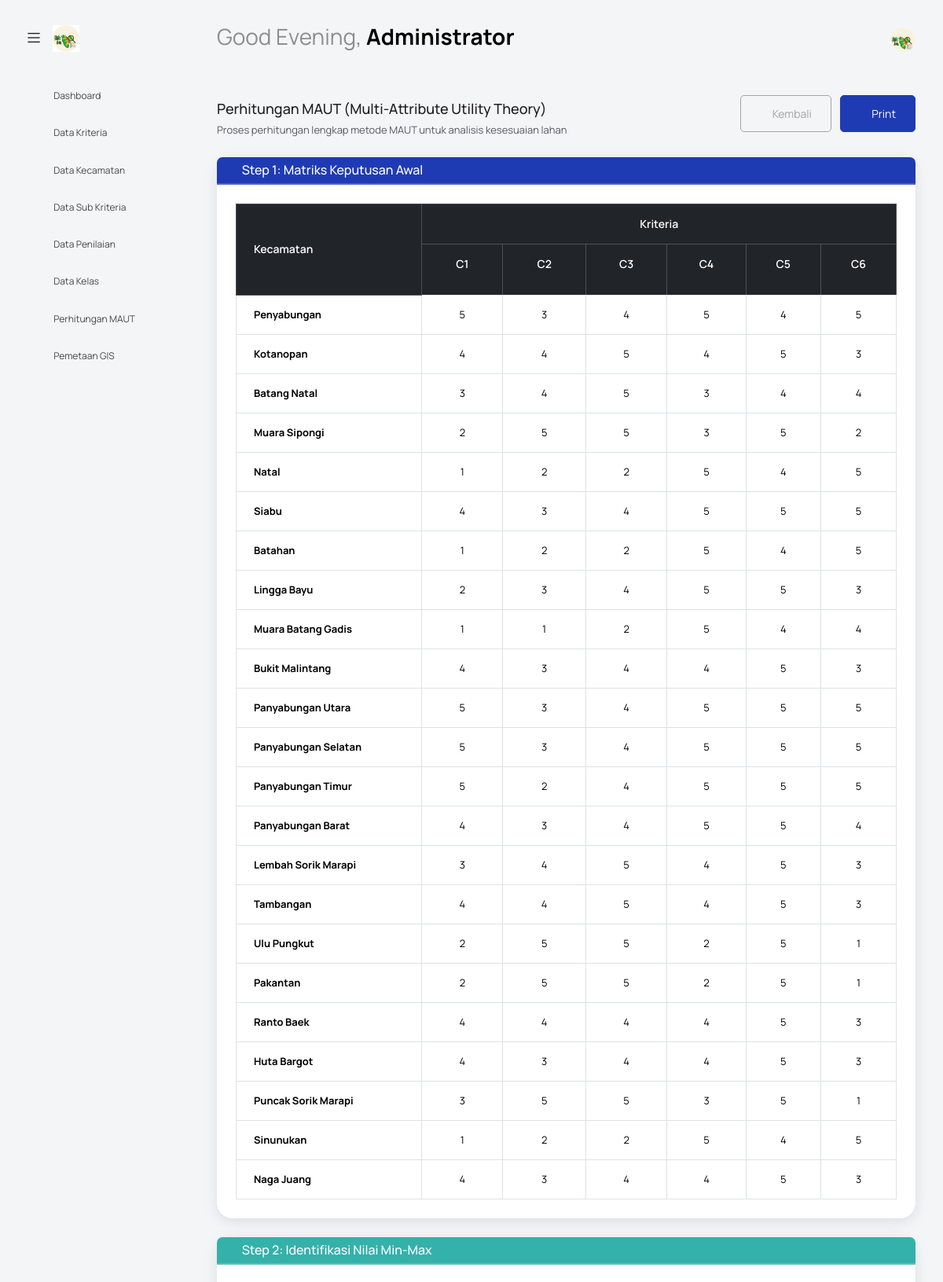
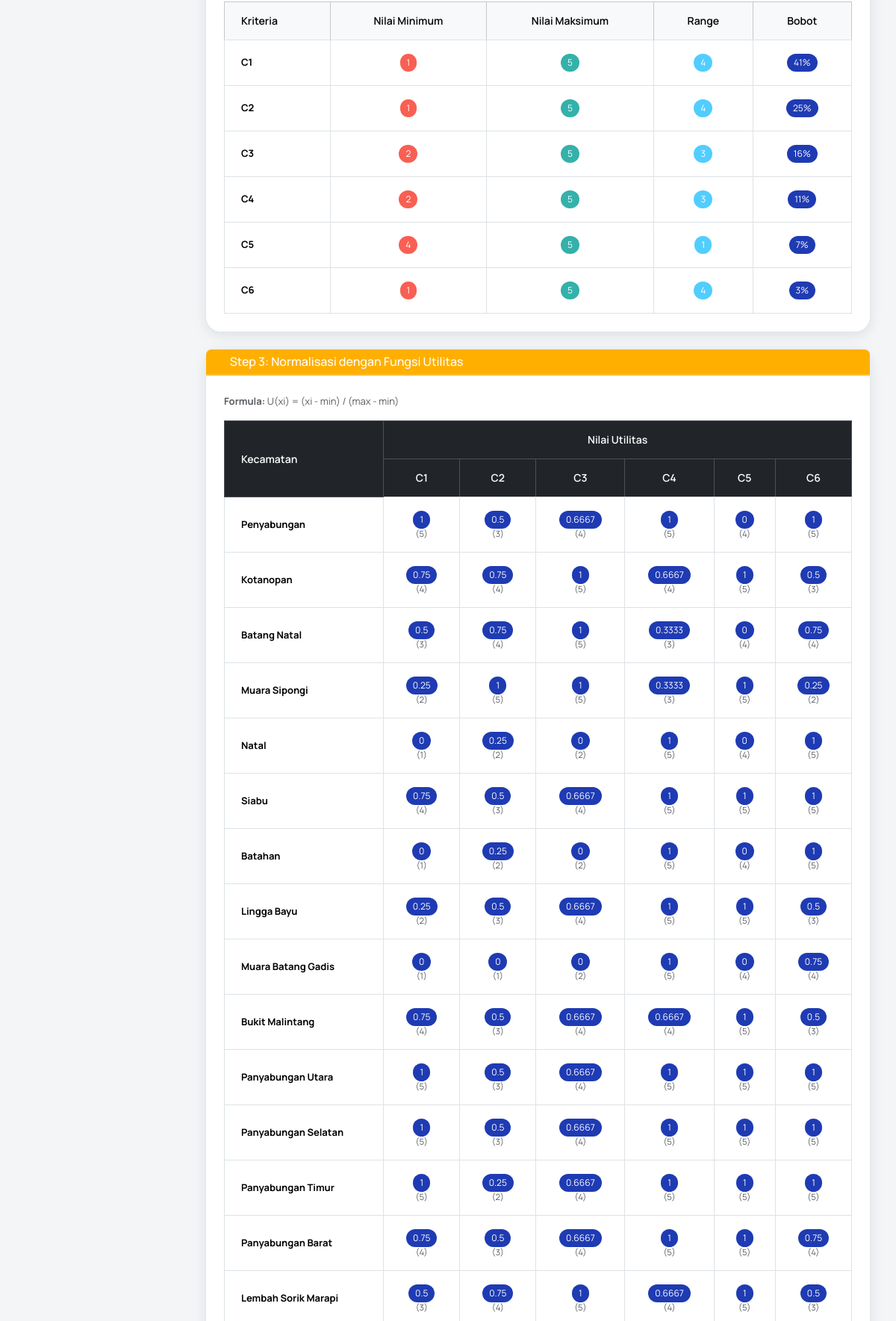
Page /index.php?controller=MAUT&action=perhitungan (signed in, upper part) on the committed database (2 pictures, top to bottom).
### tables this page shows
CREATE TABLE `kriteria` (
  `id_kriteria` int NOT NULL,
  `nama_kriteria` varchar(100) NOT NULL,
  `bobot` float NOT NULL,
  `keterangan` varchar(255) DEFAULT NULL
);

CREATE TABLE `nilai_kriteria` (
  `id_nilai` int NOT NULL,
  `id_kecamatan` int NOT NULL,
  `id_kriteria` int NOT NULL,
  `nilai` float NOT NULL
);

CREATE TABLE `kecamatan` (
  `id_kecamatan` int NOT NULL,
  `nama_kecamatan` varchar(100) NOT NULL,
  `luas` float DEFAULT NULL COMMENT 'Luas area dalam km2',
  `keterangan` text
);

### controllers/MAUTController.php (called while the page is built, shortened)
<?php
require_once MODEL_PATH . 'MAUTModel.php';
class MAUTController
{
    private $model;
    public function __construct($koneksi)
    {
        $this->model = new MAUTModel($koneksi);
    }
    public function perhitungan()
    {
        $data = [
            'kriteria' => $this->model->getKriteriaData(),
            'matrix' => $this->model->getMatrixData(),
            'minMax' => $this->model->calculateMinMaxValues(),
            'utility' => $this->model->calculateUtilityValues(),
            'scores' => $this->model->calculateMAUTScore()
        ];
        include VIEW_PATH . 'maut/perhitungan.php';
    }
}

### models/MAUTModel.php (called while the page is built, shortened)
<?php
class MAUTModel
{
    private $db;
    public function __construct($koneksi)
    {
        $this->db = $koneksi;
    }
    public function getKriteriaData()
    {
        $query = "SELECT * FROM kriteria ORDER BY id_kriteria";
        return $this->db->query($query)->fetch_all(MYSQLI_ASSOC);
    }
    public function getNilaiKriteriaData()
    {
        $query = "SELECT
                    nk.id_kecamatan,
                    kc.nama_kecamatan,
                    nk.id_kriteria,
                    kr.nama_kriteria,
                    kr.bobot,
                    nk.nilai
                  FROM nilai_kriteria nk
                  JOIN kecamatan kc ON nk.id_kecamatan = kc.id_kecamatan
                  JOIN kriteria kr ON nk.id_kriteria = kr.id_kriteria
                  ORDER BY nk.id_kecamatan, nk.id_kriteria";
        return $this->db->query($query)->fetch_all(MYSQLI_ASSOC);
    }
    public function getMatrixData()
    {
        $data = $this->getNilaiKriteriaData();
        $matrix = [];
        foreach ($data as $row) {
            $matrix[$row['id_kecamatan']][$row['id_kriteria']] = [
                'nama_kecamatan' => $row['nama_kecamatan'],
                'nama_kriteria' => $row['nama_kriteria'],
                'bobot' => $row['bobot'],
                'nilai' => $row['nilai']
            ];
        }
        return $matrix;
    }
    public function calculateMinMaxValues()
    {
        $kriteria = $this->getKriteriaData();
        $minMax = [];
        foreach ($kriteria as $k) {
            $query = "SELECT
                        MIN(nilai) as min_nilai,
                        MAX(nilai) as max_nilai
                      FROM nilai_kriteria
                      WHERE id_kriteria = ?";
            $stmt = $this->db->prepare($query);
            $stmt->bind_param("i", $k['id_kriteria']);
            $stmt->execute();
            $result = $stmt->get_result()->fetch_assoc();
            $minMax[$k['id_kriteria']] = [
                'min' => $result['min_nilai'],
                'max' => $result['max_nilai'],
                'nama_kriteria' => $k['nama_kriteria'],
                'bobot' => $k['bobot']
            ];
        }
        return $minMax;
    }
    public function calculateUtilityValues()
    {
        $matrix = $this->getMatrixData();
        $minMax = $this->calculateMinMaxValues();
        $utility = [];
        foreach ($matrix as $id_kecamatan => $kecamatan_data) {
            foreach ($kecamatan_data as $id_kriteria => $kriteria_data) {
                $nilai = $kriteria_data['nilai'];
                $min = $minMax[$id_kriteria]['min'];
                $max = $minMax[$id_kriteria]['max'];
                if ($max == $min) {
                    $utilitas = 1;
                } else {
                    $utilitas = ($nilai - $min) / ($max - $min);
                }
                $utility[$id_kecamatan][$id_kriteria] = [
                    'nama_kecamatan' => $kriteria_data['nama_kecamatan'],
                    'nama_kriteria' => $kriteria_data['nama_kriteria'],
                    'nilai_asli' => $nilai,
                    'nilai_utilitas' => round($utilitas, 4),
                    'bobot' => $kriteria_data['bobot'],
                    'nilai_terbobot' => round($utilitas * $kriteria_data['bobot'], 4)
                ];
            }
        }
        return $utility;
    }
    public function calculateMAUTScore()
    {
        $utility = $this->calculateUtilityValues();
        $scores = [];
        foreach ($utility as $id_kecamatan => $kecamatan_data) {
            $total_score = 0;
            $nama_kecamatan = '';
            foreach ($kecamatan_data as $kriteria_data) {
                $total_score += $kriteria_data['nilai_terbobot'];
                $nama_kecamatan = $kriteria_data['nama_kecamatan'];
            }
            $scores[$id_kecamatan] = [
                'nama_kecamatan' => $nama_kecamatan,
                'total_score' => round($total_score, 4),
                'detail' => $kecamatan_data
            ];
        }
        uasort($scores, function($a, $b) {
            return $b['total_score'] <=> $a['total_score'];
        });
        return $scores;
    }
}

### views/maut/perhitungan.php (the view, shortened to what this page needs)
<?php include('template/header.php'); ?>
<body class="with-welcome-text">
  <div class="container-scroller">
    <?php include 'template/navbar.php'; ?>
    <div class="container-fluid page-body-wrapper">
      <?php include 'template/sidebar.php'; ?>
      <div class="main-panel">
        <div class="content-wrapper">
          <div class="row mb-3">
            <div class="col-md-8">
              <h4 class="mt-2">Perhitungan MAUT (Multi-Attribute Utility Theory)</h4>
              <p class="text-muted">Proses perhitungan lengkap metode MAUT untuk analisis kesesuaian lahan</p>
            </div>
            <div class="col-md-4 text-end">
              <a href="index.php?controller=MAUT&action=index" class="btn btn-outline-secondary me-2">
                <i class="mdi mdi-arrow-left"></i> Kembali
              </a>
              <button class="btn btn-primary" onclick="window.print()">
                <i class="mdi mdi-printer"></i> Print
              </button>
            </div>
          </div>
          <div class="row">
            <div class="col-12">
              <div class="card">
                <div class="card-header bg-primary text-white">
                  <h5 class="mb-0">
                    <i class="mdi mdi-numeric-1-circle"></i> Step 1: Matriks Keputusan Awal
                  </h5>
                </div>
                <div class="card-body">
                  <div class="table-responsive">
                    <table class="table table-bordered table-sm">
                      <thead class="table-dark">
                        <tr>
                          <th rowspan="2" class="align-middle">Kecamatan</th>
                          <th colspan="<?= count($data['kriteria']) ?>" class="text-center">Kriteria</th>
                        </tr>
                        <tr>
                          <?php foreach ($data['kriteria'] as $kriteria): ?>
                            <th class="text-center">
                              <?= htmlspecialchars($kriteria['nama_kriteria']) ?>
                              <br>
                              <small class="text-muted">(<?= round($kriteria['bobot'] * 100, 1) ?>%)</small>
                            </th>
                          <?php endforeach; ?>
                        </tr>
                      </thead>
                      <tbody>
                        <?php foreach ($data['matrix'] as $id_kecamatan => $kecamatan_data): ?>
                          <tr>
                            <td class="fw-bold">
                              <?php
                              $nama_kecamatan = '';
                              foreach ($kecamatan_data as $kriteria_data) {
                                $nama_kecamatan = $kriteria_data['nama_kecamatan'];
                                break;
                              }
                              echo htmlspecialchars($nama_kecamatan);
                              ?>
                            </td>
                            <?php foreach ($data['kriteria'] as $kriteria): ?>
                              <td class="text-center">
                                <?= isset($kecamatan_data[$kriteria['id_kriteria']]) ?
                                    $kecamatan_data[$kriteria['id_kriteria']]['nilai'] :
                                    '<span class="text-danger">-</span>' ?>
                              </td>
                            <?php endforeach; ?>
                          </tr>
                        <?php endforeach; ?>
                      </tbody>
                    </table>
                  </div>
                </div>
              </div>
            </div>
          </div>
          <div class="row mt-4">
            <div class="col-12">
              <div class="card">
                <div class="card-header bg-success text-white">
                  <h5 class="mb-0">
                    <i class="mdi mdi-numeric-2-circle"></i> Step 2: Identifikasi Nilai Min-Max
                  </h5>
                </div>
                <div class="card-body">
                  <div class="table-responsive">
                    <table class="table table-bordered">
                      <thead class="table-light">
                        <tr>
                          <th>Kriteria</th>
                          <th class="text-center">Nilai Minimum</th>
                          <th class="text-center">Nilai Maksimum</th>
                          <th class="text-center">Range</th>
                          <th class="text-center">Bobot</th>
                        </tr>
                      </thead>
                      <tbody>
                        <?php foreach ($data['minMax'] as $id_kriteria => $minmax): ?>
                          <tr>
                            <td class="fw-bold"><?= htmlspecialchars($minmax['nama_kriteria']) ?></td>
                            <td class="text-center">
                              <span class="badge bg-danger"><?= $minmax['min'] ?></span>
                            </td>
                            <td class="text-center">
                              <span class="badge bg-success"><?= $minmax['max'] ?></span>
                            </td>
                            <td class="text-center">
                              <span class="badge bg-info"><?= $minmax['max'] - $minmax['min'] ?></span>
                            </td>
                            <td class="text-center">
                              <span class="badge bg-primary"><?= round($minmax['bobot'] * 100, 1) ?>%</span>
                            </td>
                          </tr>
                        <?php endforeach; ?>
                      </tbody>
                    </table>
                  </div>
                </div>
              </div>
            </div>
          </div>
          <div class="row mt-4">
            <div class="col-12">
              <div class="card">
                <div class="card-header bg-warning text-white">
                  <h5 class="mb-0">
                    <i class="mdi mdi-numeric-3-circle"></i> Step 3: Normalisasi dengan Fungsi Utilitas
                  </h5>
                </div>
                <div class="card-body">
                  <p class="text-muted mb-3">
                    <strong>Formula:</strong> U(xi) = (xi - min) / (max - min)
                  </p>
                  <div class="table-responsive">
                    <table class="table table-bordered table-sm">
                      <thead class="table-dark">
                        <tr>
                          <th rowspan="2" class="align-middle">Kecamatan</th>
                          <th colspan="<?= count($data['kriteria']) ?>" class="text-center">Nilai Utilitas</th>
                        </tr>
                        <tr>
                          <?php foreach ($data['kriteria'] as $kriteria): ?>
                            <th class="text-center"><?= htmlspecialchars($kriteria['nama_kriteria']) ?></th>
                          <?php endforeach; ?>
                        </tr>
                      </thead>
                      <tbody>
                        <?php foreach ($data['utility'] as $id_kecamatan => $kecamatan_data): ?>
                          <tr>
                            <td class="fw-bold">
                              <?php
                              foreach ($kecamatan_data as $kriteria_data) {
                                echo htmlspecialchars($kriteria_data['nama_kecamatan']);
                                break;
                              }
                              ?>
                            </td>
                            <?php foreach ($data['kriteria'] as $kriteria): ?>
                              <td class="text-center">
                                <?php if (isset($kecamatan_data[$kriteria['id_kriteria']])): ?>
                                  <span class="badge bg-primary">
                                    <?= $kecamatan_data[$kriteria['id_kriteria']]['nilai_utilitas'] ?>
                                  </span>
                                  <br>
                                  <small class="text-muted">
                                    (<?= $kecamatan_data[$kriteria['id_kriteria']]['nilai_asli'] ?>)
                                  </small>
                                <?php else: ?>
                                  <span class="text-danger">-</span>
                                <?php endif; ?>
                              </td>
                            <?php endforeach; ?>
                          </tr>
                        <?php endforeach; ?>
                      </tbody>
                    </table>
                  </div>
                </div>
              </div>
            </div>
          </div>
        </div>
      </div>
    </div>
  </div>
</body>
</html>

### views/maut/perhitungan.php (style rules this page uses)
.card-header { border-bottom: 2px solid rgba(255,255,255,0.2); }

### rows in the picture
kriteria: nama_kriteria "C1", $kriteria['bobot']*100 "41", id_kriteria.nilai "5", id_kriteria.nilai "4", id_kriteria.nilai "3", id_kriteria.nilai "2", id_kriteria "1", id_kriteria "0.75", id_kriteria "0.5", id_kriteria "0.25", id_kriteria "0"
kriteria: nama_kriteria "C2", $kriteria['bobot']*100 "25", id_kriteria.nilai "3", id_kriteria.nilai "4", id_kriteria.nilai "5", id_kriteria "2", id_kriteria.nilai "1", id_kriteria "0.5", id_kriteria "0.75", id_kriteria "1", id_kriteria+bobot "0.25", id_kriteria "0"
kriteria: nama_kriteria "C3", $kriteria['bobot']*100 "16", id_kriteria.nilai "4", id_kriteria.nilai "5", id_kriteria.nilai "2", id_kriteria "0.6667", id_kriteria "1", id_kriteria "0"
kriteria: nama_kriteria "C4", $kriteria['bobot']*100 "11", id_kriteria.nilai "5", id_kriteria "4", id_kriteria.nilai "3", id_kriteria.nilai "2", id_kriteria "1", id_kriteria "0.6667", id_kriteria "0.3333"
kriteria: nama_kriteria "C5", $kriteria['bobot']*100 "7", id_kriteria.nilai "4", id_kriteria "5", id_kriteria "0", id_kriteria "1"
kriteria: nama_kriteria "C6", $kriteria['bobot']*100 "3", id_kriteria.nilai "5", id_kriteria.nilai "3", id_kriteria.nilai "4", id_kriteria.nilai "2", id_kriteria.nilai "1", id_kriteria "1", id_kriteria "0.5", id_kriteria "0.75", id_kriteria "0.25"
nilai_kriteria: id_kecamatan.nama_kecamatan "Penyabungan"
nilai_kriteria: id_kecamatan.nama_kecamatan "Kotanopan"
nilai_kriteria: id_kecamatan.nama_kecamatan "Batang Natal"
nilai_kriteria: id_kecamatan.nama_kecamatan "Muara Sipongi"
nilai_kriteria: id_kecamatan.nama_kecamatan "Natal"
nilai_kriteria: id_kecamatan.nama_kecamatan "Siabu"
nilai_kriteria: id_kecamatan.nama_kecamatan "Batahan"
nilai_kriteria: id_kecamatan.nama_kecamatan "Lingga Bayu"
nilai_kriteria: id_kecamatan.nama_kecamatan "Muara Batang Gadis"
nilai_kriteria: id_kecamatan.nama_kecamatan "Bukit Malintang"
nilai_kriteria: id_kecamatan.nama_kecamatan "Panyabungan Utara"
nilai_kriteria: id_kecamatan.nama_kecamatan "Panyabungan Selatan"
nilai_kriteria: id_kecamatan.nama_kecamatan "Panyabungan Timur"
nilai_kriteria: id_kecamatan.nama_kecamatan "Panyabungan Barat"
nilai_kriteria: id_kecamatan.nama_kecamatan "Lembah Sorik Marapi"
nilai_kriteria: id_kecamatan.nama_kecamatan "Tambangan"
nilai_kriteria: id_kecamatan.nama_kecamatan "Ulu Pungkut"
nilai_kriteria: id_kecamatan.nama_kecamatan "Pakantan"
nilai_kriteria: id_kecamatan.nama_kecamatan "Ranto Baek"
nilai_kriteria: id_kecamatan.nama_kecamatan "Huta Bargot"
nilai_kriteria: id_kecamatan.nama_kecamatan "Puncak Sorik Marapi"
nilai_kriteria: id_kecamatan.nama_kecamatan "Sinunukan"
nilai_kriteria: id_kecamatan.nama_kecamatan "Naga Juang"

### other values in the picture
$greeting "Good Evening"
$_SESSION['nama_lengkap'] "Administrator"
$minmax['nama_kriteria'] "C1"
$minmax['min'] "1"
$minmax['max'] "5"
$minmax['max'] - $minmax['min'] "4"
$minmax['bobot'] * 100 "41"
$minmax['nama_kriteria'] "C2"
$minmax['bobot'] * 100 "25"
$minmax['nama_kriteria'] "C3"
$minmax['min'] "2"
$minmax['max'] - $minmax['min'] "3"
$minmax['bobot'] * 100 "16"
$minmax['nama_kriteria'] "C4"
$minmax['bobot'] * 100 "11"
